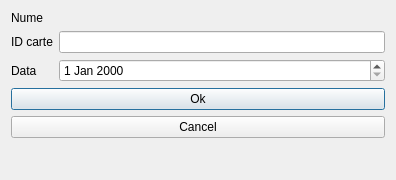
<?xml version="1.0" encoding="UTF-8"?>
<ui version="4.0">
 <class>Dialog</class>
 <widget class="QDialog" name="Dialog">
  <property name="geometry">
   <rect>
    <x>0</x>
    <y>0</y>
    <width>396</width>
    <height>180</height>
   </rect>
  </property>
  <property name="windowTitle">
   <string>Creare inchiriere</string>
  </property>
  <property name="windowIcon">
   <iconset>
    <normaloff>../../../icons/base/Book.png</normaloff>../../../icons/base/Book.png</iconset>
  </property>
  <layout class="QFormLayout" name="formLayout">
   <item row="0" column="0">
    <widget class="QLabel" name="name_label">
     <property name="text">
      <string>Nume</string>
     </property>
    </widget>
   </item>
   <item row="1" column="0">
    <widget class="QLabel" name="label_2">
     <property name="text">
      <string>ID carte</string>
     </property>
    </widget>
   </item>
   <item row="1" column="1">
    <widget class="QLineEdit" name="book_box"/>
   </item>
   <item row="2" column="0">
    <widget class="QLabel" name="label_3">
     <property name="text">
      <string>Data</string>
     </property>
    </widget>
   </item>
   <item row="2" column="1">
    <widget class="QDateEdit" name="date_edit"/>
   </item>
   <item row="3" column="0" colspan="2">
    <widget class="QPushButton" name="ok_button">
     <property name="text">
      <string>Ok</string>
     </property>
    </widget>
   </item>
   <item row="4" column="0" colspan="2">
    <widget class="QPushButton" name="cancel_button">
     <property name="text">
      <string>Cancel</string>
     </property>
    </widget>
   </item>
  </layout>
 </widget>
 <resources/>
 <connections/>
</ui>
